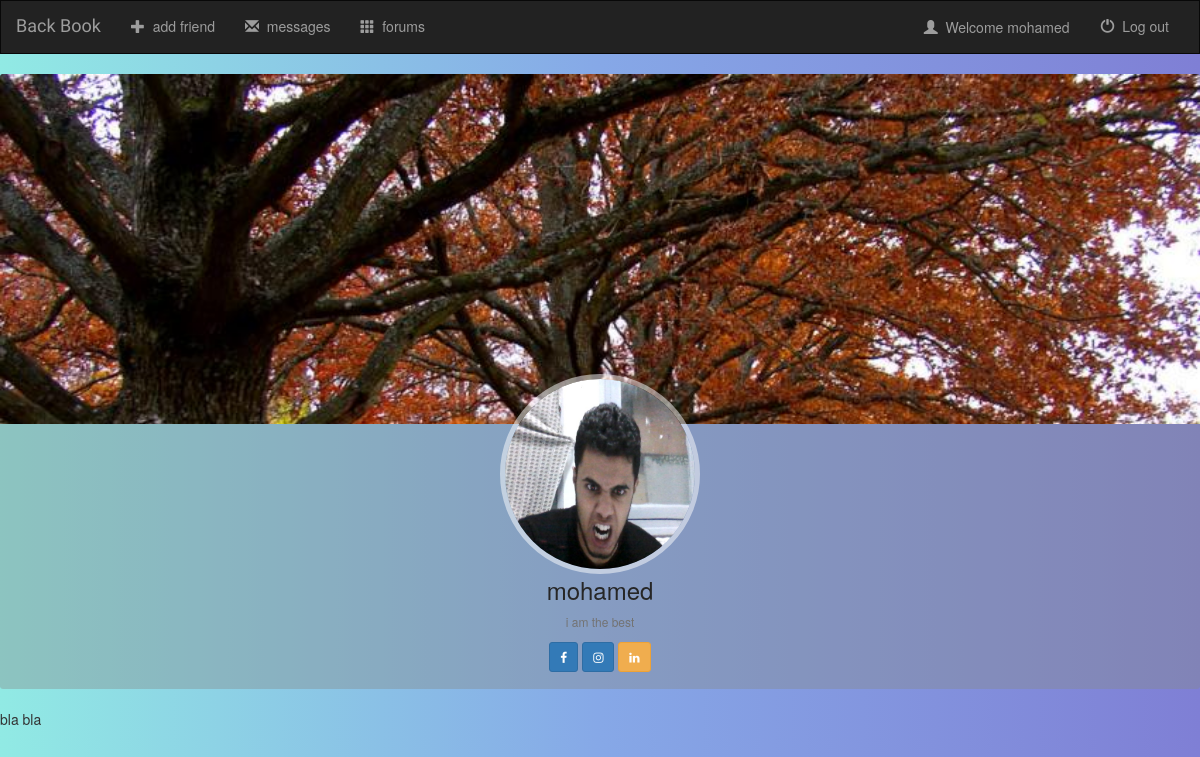
Screenshot of /profile/ (signed in) with the database file from the repository.
### app/models.py (models this page shows, shortened)
class UserProfile(models.Model):
    user   = models.OneToOneField(User,on_delete=models.CASCADE)
    profilePicture = models.ImageField(null=True)
    sex = models.CharField(default='None',max_length=10)
    bio = models.CharField(null=True,max_length=100)

### app/views.py (the view)
# urls.py: path('profile/', views.profile, name="profile"),
def profile(request):
    try:
        profile = get_object_or_404(UserProfile,user=request.user)
    except :
        profile=None
    profile1 = profile
    l=[]
    try:
        friends = Friends.objects.all().filter(user=profile,confirmed=True)
    except :
        friends = None
    for friend in friends :
        profile = get_object_or_404(UserProfile,user=friend.friend)
        l.append((friend,profile))
    return render(request, 'app/profile.html',{'all_friends':l,'profile':profile1})

### app/context_processors.py (called while the page is built)
def notification(request):
    if not request.user.is_authenticated:
        return {}
    try :
        profile = get_object_or_404(UserProfile,user=request.user)
    except :
        profile=None
    l=[]
    try:
        friends = Friends.objects.all().filter(user=profile,confirmed=False,Isent=False)
        if not friends :
            friends = Friends.objects.all().filter(user=profile,confirmed=True,Isent=False,accepted=True)
    except :
        friends = None
    for friend in friends :
        profile = get_object_or_404(UserProfile,user=friend.friend)
        l.append((friend,profile))
    return {'friends': l}

### app/templates/app/profile.html (shortened to what this page needs)
{% extends 'app/base.html' %}
{% block head %}
{% load static %}
<link href="//maxcdn.bootstrapcdn.com/font-awesome/4.3.0/css/font-awesome.min.css" rel="stylesheet">
<link rel="stylesheet" type="text/css" href="{% static 'app/profile.css' %}" />
<link rel="stylesheet" type="text/css" href="{% static 'app/model.css' %}" />
{% endblock head %}
{% block body %}
<div class="card hovercard">
    <div class="cardheader">
    </div>
    <div class="avatar">
        {% if profile.profilePicture %}
            <img id="{{user.id}}" alt="profile" src="{{profile.profilePicture.url}}">
        {% else %}
            <img id="{{user.id}}" alt="profile" src="/media/empty.png">
        {% endif %}
    </div>
    <div class="info">
        <div class="title">
            <span>{{user.username}}</span>
        </div>
        <div class="desc">{{profile.bio}}</div>
    </div>
    <div class="bottom">
        <a class="btn btn-primary btn-twitter btn-sm" href="https://twitter.com/webmaniac">
            <i class="fa fa-facebook"></i>
        </a>
        <a class="btn btn-primary btn-sm" rel="publisher"
            href="https://plus.google.com/shahnuralam">
            <i class="fa fa-instagram"></i>
        </a>
        <a class="btn btn-warning btn-sm" rel="publisher" href="https://plus.google.com/shahnuralam">
            <i class="fa fa-linkedin"></i>
        </a>
    </div>
</div>
<p>
    bla bla
</p>
{% endblock  %}

### app/templates/app/base.html (shortened to what this page needs)
<!DOCTYPE html>
<html lang="en">
<head>
  {% load static %}
  <link rel="stylesheet" href="https://maxcdn.bootstrapcdn.com/bootstrap/3.3.6/css/bootstrap.min.css" />
  <link rel="stylesheet" type="text/css" href="{% static 'app/index_style.css' %}" />
  {% block head %}
  {% endblock head %}
</head>
<body>
  <nav class="navbar navbar-inverse">
    <div class="container-fluid">
      <div class="navbar-header">
        <a  class="navbar-brand" href="{% url 'app:index' %}"> Back Book </a>
      </div>
      {% if user.is_authenticated %}
      <div class="collapse navbar-collapse" id="topNavBar">
        <ul class="nav navbar-nav">
          <li class="">
            <a href="{% url 'app:members' %}">
              <span class="glyphicon glyphicon-plus" aria-hidden="true"></span>&nbsp; add friend</a>
          </li>
          <li class="">
            <a href="{% url 'app:msg' %}">
              <span class="glyphicon glyphicon-envelope" aria-hidden="true"></span>&nbsp; messages</a>
          </li>
          <li class="">
            <a href="{% url 'app:forums' %}">
              <span class="glyphicon glyphicon-th" aria-hidden="true"></span>&nbsp; forums </a>
          </li>
        </ul>
        {% endif %}
        <ul class="nav navbar-nav navbar-right">
          {% if user.is_authenticated %}
          <li class="">
            <a class="btn btn-dark" href="{% url 'app:profile' %}" role="button" id="dropdownMenuLink" data-toggle="dropdown">
              <span class="glyphicon glyphicon-user" aria-hidden="true"></span>&nbsp; Welcome {{user.username}}
            </a>
        </li>
          <li class="">
            <a href="{% url 'app:logout' %}">
              <span class="glyphicon glyphicon-off" aria-hidden="true"></span>&nbsp; Log out</a>
          </li>
          {% endif %}
        </ul>
      </div>
    </div>
  </nav>
  {% block body %} {% endblock body %}
</body>
</html>

### app/static/app/index_style.css (style rules this page uses)
body { background: #7F7FD5; background: -webkit-linear-gradient(to right, #91EAE4, #86A8E7, #7F7FD5); background: linear-gradient(to right, #91EAE4, #86A8E7, #7F7FD5); }
.navbar { border-radius: 0; }
.navbar-brand { font-family: 'Satisfy', cursive; }

### app/static/app/profile.css (style rules this page uses)
body { background-color: red; }
.card { padding-top: 0px; margin: 0px 0 20px 0; background-color: rgba(37, 135, 155, 0.6); border-top-width: 0; border-bottom-width: 2px; -webkit-border-radius: 3px; -moz-border-radius: 3px; border-radius: 3px; -webkit-box-shadow: none; -moz-box-shadow: none; box-shadow: none; -webkit-box-sizing: border-box; -moz-box-sizing: border-box; box-sizing: border-box; }
.card.hovercard { position: relative; padding-top: 0; overflow: hidden; text-align: center; background-color: rgba(133, 138, 139, 0.4); }
.card.hovercard .cardheader { background: url("back.jpg"); background-size: cover; height: 350px; }
.card.hovercard .avatar { position: relative; top: -50px; margin-bottom: -50px; }
.card.hovercard .avatar img { width: 200px; height: 200px; max-width: 200px; max-height: 200px; -webkit-border-radius: 50%; -moz-border-radius: 50%; border-radius: 50%; border: 5px solid rgba(255,255,255,0.5); }
.card.hovercard .info { padding: 4px 8px 10px; }
.card.hovercard .info .title { margin-bottom: 10px; font-size: 24px; line-height: 1; color: #262626; vertical-align: middle; }
.card.hovercard .info .desc { overflow: hidden; font-size: 12px; line-height: 20px; color: #737373; text-overflow: ellipsis; }
.card.hovercard .bottom { padding: 0 20px; margin-bottom: 17px; }

### rows the page displays
UserProfile: profilePicture (picture), bio "i am the best"

### other values shown
{{ user.username }} "mohamed"
